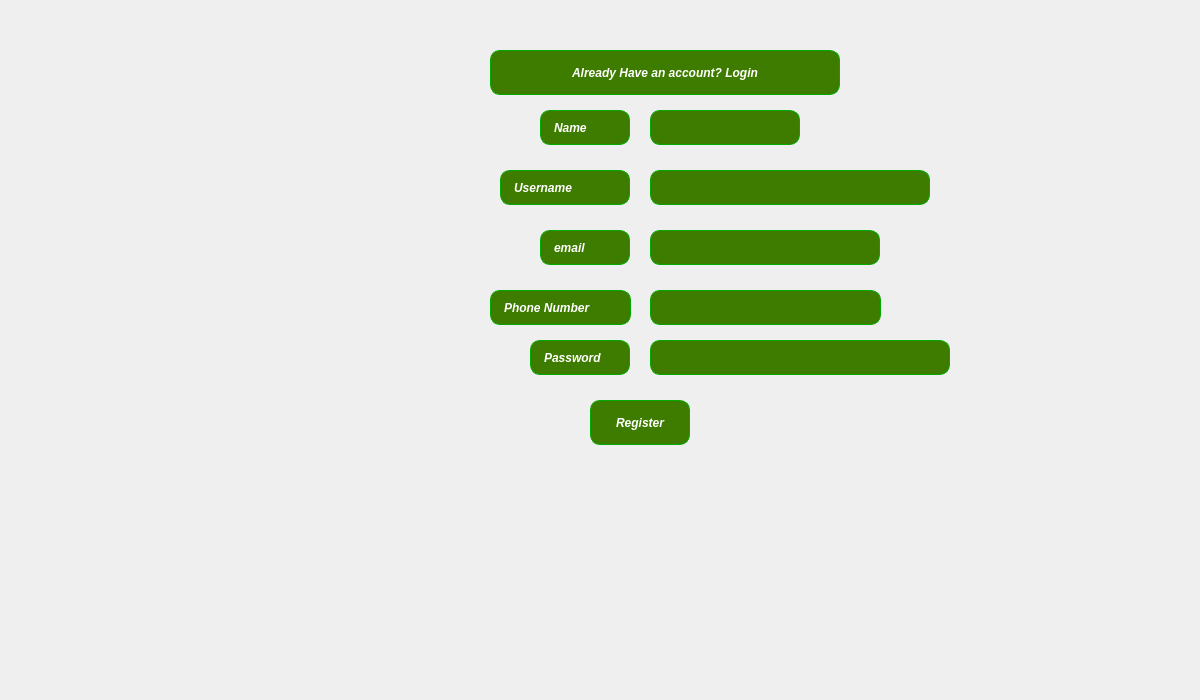
<?xml version="1.0" encoding="UTF-8"?>
<ui version="4.0">
 <class>Register</class>
 <widget class="QWidget" name="Register">
  <property name="geometry">
   <rect>
    <x>0</x>
    <y>0</y>
    <width>1200</width>
    <height>700</height>
   </rect>
  </property>
  <property name="windowTitle">
   <string>Register</string>
  </property>
  <property name="styleSheet">
   <string notr="true">#widget{
    background-image:url(:/resources/images/background/b8.png);
    background-repeat: no-repeat;
    background-position: center;
}</string>
  </property>
  <widget class="QWidget" name="widget" native="true">
   <property name="geometry">
    <rect>
     <x>10</x>
     <y>10</y>
     <width>1181</width>
     <height>871</height>
    </rect>
   </property>
   <property name="styleSheet">
    <string notr="true">#widget{
    background-image:url(:/resources/images/background/b8.png);
    background-repeat: no-repeat;
    background-position: center;
}</string>
   </property>
   <widget class="QPushButton" name="loginLink">
    <property name="geometry">
     <rect>
      <x>480</x>
      <y>40</y>
      <width>350</width>
      <height>45</height>
     </rect>
    </property>
    <property name="font">
     <font>
      <italic>true</italic>
      <bold>true</bold>
     </font>
    </property>
    <property name="styleSheet">
     <string notr="true">color: rgb(255, 255, 255);
background-color: rgb(62, 124, 0);
border: 1px solid rgb(0, 170, 0);
border-radius: 10px;
padding:10px;</string>
    </property>
    <property name="text">
     <string>Already Have an account? Login</string>
    </property>
   </widget>
   <widget class="QLabel" name="nameLabel">
    <property name="geometry">
     <rect>
      <x>530</x>
      <y>100</y>
      <width>90</width>
      <height>35</height>
     </rect>
    </property>
    <property name="font">
     <font>
      <italic>true</italic>
      <bold>true</bold>
     </font>
    </property>
    <property name="styleSheet">
     <string notr="true">color: rgb(255, 255, 255);
background-color: rgb(62, 124, 0);
border: 1px solid rgb(0, 170, 0);
border-radius: 10px;
padding:10px;</string>
    </property>
    <property name="text">
     <string>Name</string>
    </property>
   </widget>
   <widget class="QLineEdit" name="name">
    <property name="geometry">
     <rect>
      <x>640</x>
      <y>100</y>
      <width>150</width>
      <height>35</height>
     </rect>
    </property>
    <property name="font">
     <font>
      <bold>true</bold>
     </font>
    </property>
    <property name="styleSheet">
     <string notr="true">color: rgb(255, 255, 255);
background-color: rgb(62, 124, 0);
border: 1px solid rgb(0, 170, 0);
border-radius: 10px;
padding:10px;</string>
    </property>
    <property name="clearButtonEnabled">
     <bool>true</bool>
    </property>
   </widget>
   <widget class="QLabel" name="usernameLabel">
    <property name="geometry">
     <rect>
      <x>490</x>
      <y>160</y>
      <width>130</width>
      <height>35</height>
     </rect>
    </property>
    <property name="font">
     <font>
      <italic>true</italic>
      <bold>true</bold>
     </font>
    </property>
    <property name="styleSheet">
     <string notr="true">color: rgb(255, 255, 255);
background-color: rgb(62, 124, 0);
border: 1px solid rgb(0, 170, 0);
border-radius: 10px;
padding:10px;</string>
    </property>
    <property name="text">
     <string>Username</string>
    </property>
   </widget>
   <widget class="QLineEdit" name="username">
    <property name="geometry">
     <rect>
      <x>640</x>
      <y>160</y>
      <width>280</width>
      <height>35</height>
     </rect>
    </property>
    <property name="font">
     <font>
      <bold>true</bold>
     </font>
    </property>
    <property name="styleSheet">
     <string notr="true">color: rgb(255, 255, 255);
background-color: rgb(62, 124, 0);
border: 1px solid rgb(0, 170, 0);
border-radius: 10px;
padding:10px;</string>
    </property>
   </widget>
   <widget class="QLabel" name="emailLabel">
    <property name="geometry">
     <rect>
      <x>530</x>
      <y>220</y>
      <width>90</width>
      <height>35</height>
     </rect>
    </property>
    <property name="font">
     <font>
      <italic>true</italic>
      <bold>true</bold>
     </font>
    </property>
    <property name="styleSheet">
     <string notr="true">color: rgb(255, 255, 255);
background-color: rgb(62, 124, 0);
border: 1px solid rgb(0, 170, 0);
border-radius: 10px;
padding:10px;</string>
    </property>
    <property name="text">
     <string>email</string>
    </property>
   </widget>
   <widget class="QLineEdit" name="email">
    <property name="geometry">
     <rect>
      <x>640</x>
      <y>220</y>
      <width>230</width>
      <height>35</height>
     </rect>
    </property>
    <property name="font">
     <font>
      <bold>true</bold>
     </font>
    </property>
    <property name="styleSheet">
     <string notr="true">color: rgb(255, 255, 255);
background-color: rgb(62, 124, 0);
border: 1px solid rgb(0, 170, 0);
border-radius: 10px;
padding:10px;</string>
    </property>
   </widget>
   <widget class="QLabel" name="phoneNumberLabel">
    <property name="geometry">
     <rect>
      <x>480</x>
      <y>280</y>
      <width>141</width>
      <height>35</height>
     </rect>
    </property>
    <property name="font">
     <font>
      <italic>true</italic>
      <bold>true</bold>
     </font>
    </property>
    <property name="styleSheet">
     <string notr="true">color: rgb(255, 255, 255);
background-color: rgb(62, 124, 0);
border: 1px solid rgb(0, 170, 0);
border-radius: 10px;
padding:10px;</string>
    </property>
    <property name="text">
     <string>Phone Number</string>
    </property>
   </widget>
   <widget class="QLineEdit" name="phone">
    <property name="geometry">
     <rect>
      <x>640</x>
      <y>280</y>
      <width>231</width>
      <height>35</height>
     </rect>
    </property>
    <property name="font">
     <font>
      <bold>true</bold>
     </font>
    </property>
    <property name="styleSheet">
     <string notr="true">color: rgb(255, 255, 255);
background-color: rgb(62, 124, 0);
border: 1px solid rgb(0, 170, 0);
border-radius: 10px;
padding:10px;</string>
    </property>
   </widget>
   <widget class="QLineEdit" name="password">
    <property name="geometry">
     <rect>
      <x>640</x>
      <y>330</y>
      <width>300</width>
      <height>35</height>
     </rect>
    </property>
    <property name="font">
     <font>
      <bold>true</bold>
     </font>
    </property>
    <property name="styleSheet">
     <string notr="true">color: rgb(255, 255, 255);
background-color: rgb(62, 124, 0);
border: 1px solid rgb(0, 170, 0);
border-radius: 10px;
padding:10px;</string>
    </property>
    <property name="echoMode">
     <enum>QLineEdit::Password</enum>
    </property>
   </widget>
   <widget class="QLabel" name="passwordLabel">
    <property name="geometry">
     <rect>
      <x>520</x>
      <y>330</y>
      <width>100</width>
      <height>35</height>
     </rect>
    </property>
    <property name="font">
     <font>
      <italic>true</italic>
      <bold>true</bold>
     </font>
    </property>
    <property name="styleSheet">
     <string notr="true">color: rgb(255, 255, 255);
background-color: rgb(62, 124, 0);
border: 1px solid rgb(0, 170, 0);
border-radius: 10px;
padding:10px;</string>
    </property>
    <property name="text">
     <string>Password </string>
    </property>
   </widget>
   <widget class="QPushButton" name="submit">
    <property name="geometry">
     <rect>
      <x>580</x>
      <y>390</y>
      <width>100</width>
      <height>45</height>
     </rect>
    </property>
    <property name="font">
     <font>
      <italic>true</italic>
      <bold>true</bold>
     </font>
    </property>
    <property name="styleSheet">
     <string notr="true">color: rgb(255, 255, 255);
background-color: rgb(62, 124, 0);
border: 1px solid rgb(0, 170, 0);
border-radius: 10px;
padding:10px;</string>
    </property>
    <property name="text">
     <string>Register</string>
    </property>
   </widget>
  </widget>
 </widget>
 <resources/>
 <connections/>
</ui>
